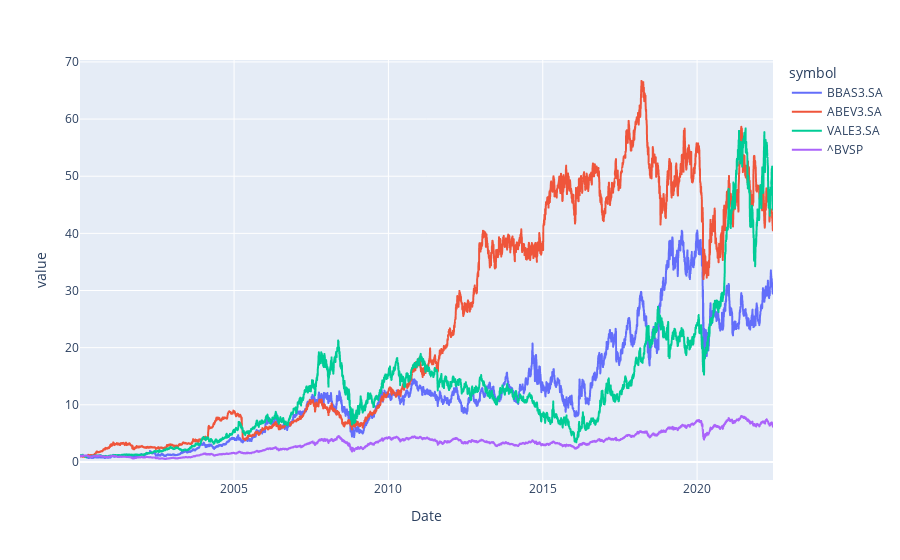

The notebook cell saved with this chart:
### Code cell
fig = px.line(retornos)
fig.show()

### Figure 1 — Plotly figure (JSON) as saved in the notebook; plotly's stock layout.template omitted (floating-point values rounded to 4 significant figures; data arrays with more than 128 entries replaced by an {"elided": "..."} marker saying what was removed)
{"data": [{"hovertemplate": "symbol=BBAS3.SA<br>Date=%{x}<br>value=%{y}<extra></extra>", "legendgroup": "BBAS3.SA", "line": {"color": "#636efa", "dash": "solid"}, "marker": {"symbol": "circle"}, "mode": "lines", "name": "BBAS3.SA", "showlegend": true, "type": "scattergl", "x": {"elided": "5538 str values"}, "xaxis": "x", "y": {"elided": "5538 float values"}, "yaxis": "y"}, {"hovertemplate": "symbol=ABEV3.SA<br>Date=%{x}<br>value=%{y}<extra></extra>", "legendgroup": "ABEV3.SA", "line": {"color": "#EF553B", "dash": "solid"}, "marker": {"symbol": "circle"}, "mode": "lines", "name": "ABEV3.SA", "showlegend": true, "type": "scattergl", "x": {"elided": "5538 str values"}, "xaxis": "x", "y": {"elided": "5538 float values"}, "yaxis": "y"}, {"hovertemplate": "symbol=VALE3.SA<br>Date=%{x}<br>value=%{y}<extra></extra>", "legendgroup": "VALE3.SA", "line": {"color": "#00cc96", "dash": "solid"}, "marker": {"symbol": "circle"}, "mode": "lines", "name": "VALE3.SA", "showlegend": true, "type": "scattergl", "x": {"elided": "5538 str values"}, "xaxis": "x", "y": {"elided": "5538 float values"}, "yaxis": "y"}, {"hovertemplate": "symbol=^BVSP<br>Date=%{x}<br>value=%{y}<extra></extra>", "legendgroup": "^BVSP", "line": {"color": "#ab63fa", "dash": "solid"}, "marker": {"symbol": "circle"}, "mode": "lines", "name": "^BVSP", "showlegend": true, "type": "scattergl", "x": {"elided": "5538 str values"}, "xaxis": "x", "y": {"elided": "5538 float values"}, "yaxis": "y"}], "layout": {"legend": {"title": {"text": "symbol"}, "tracegroupgap": 0}, "margin": {"t": 60}, "xaxis": {"anchor": "y", "domain": [0, 1], "title": {"text": "Date"}}, "yaxis": {"anchor": "x", "domain": [0, 1], "title": {"text": "value"}}}}
